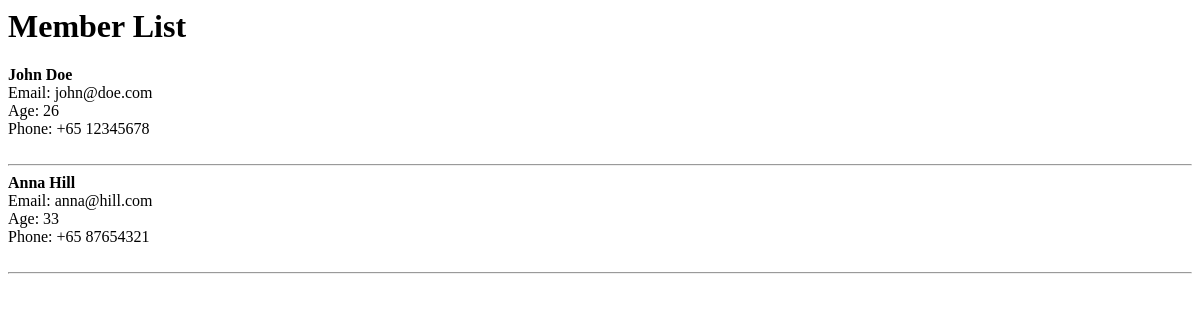
Page /members on the earlier database version.
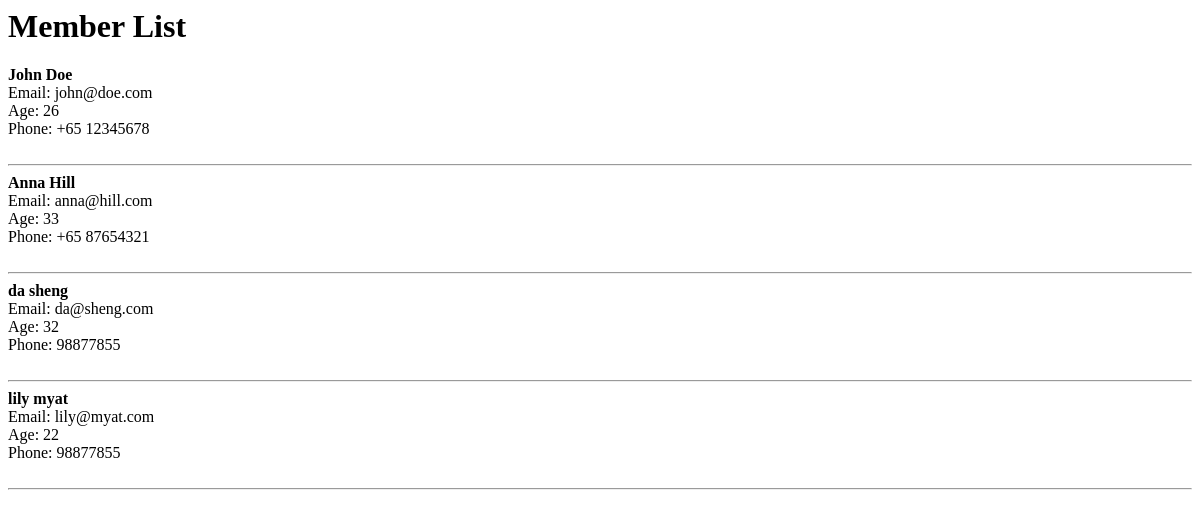
Same page on the later database version.
### website/models.py (models this page shows, shortened)
class Member(models.Model):
    user = models.OneToOneField(User, null=True, blank=True, on_delete=models.CASCADE)
    fname = models.CharField(max_length=50)
    lname = models.CharField(max_length=100)
    email = models.EmailField(max_length=100)
    password = models.CharField(max_length=128)
    age = models.PositiveIntegerField()
    phone = models.CharField(max_length=15)
    profile_pic = models.ImageField(upload_to='profile_pics/', null=True, blank=True)

### website/views.py (the view)
# urls.py: path('members', views.members, name="members"),
def members(request) :
    all_members = Member.objects.all
    return render (request, 'members.html', {'all':all_members})

### website/templates/members.html
<h1>Member List</h1>
{% block main %}
{% for item in all %}
    <strong>{{item.fname}} {{item.lname}}</strong><br>
    Email: {{item.email}}<br>
    Age: {{item.age}}<br>
    Phone: {{item.phone}}<br><br>
    <hr>
{% endfor %}
{% endblock %}

Differences in the rows shown:
added Member: fname "da", lname "sheng", email "da@sheng.com", age "32", phone "98877855"
added Member: fname "lily", lname "myat", email "lily@myat.com", age "22", phone "98877855"
